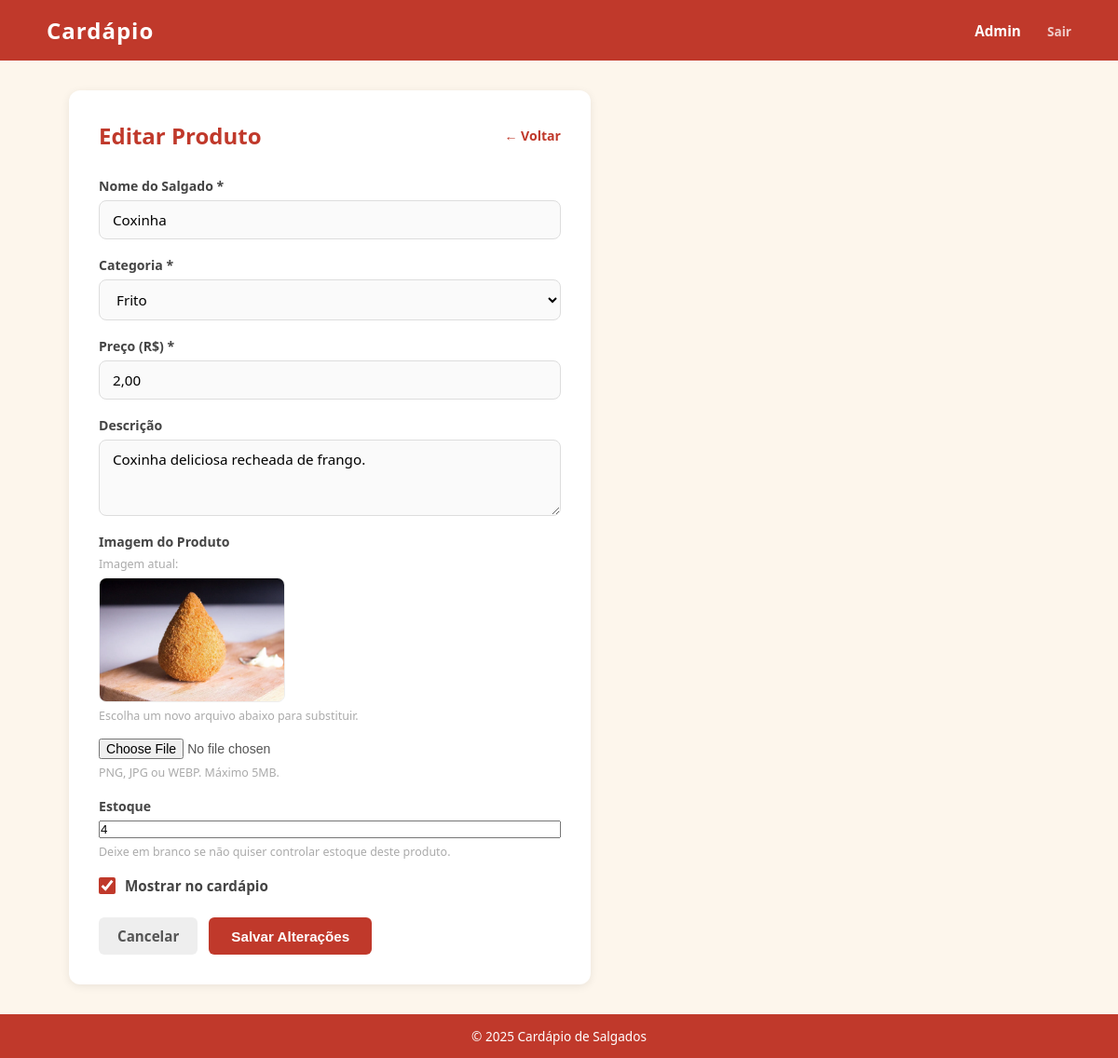
Screenshot of /admin/editar/1 (signed in) with the database file from the repository.
### app.py (models this page shows)
class Produto(db.Model):
    id = db.Column(db.Integer, primary_key=True)
    nome = db.Column(db.String(100), nullable=False)
    descricao = db.Column(db.Text, nullable=True)
    preco = db.Column(db.String(20), nullable=False)
    categoria = db.Column(db.String(50), nullable=False)
    imagem = db.Column(db.String(200), nullable=True)
    visivel = db.Column(db.Boolean, default=True)
    estoque = db.Column(db.Integer, nullable=True, default=None)

### app.py (the view, shortened to what this page needs)
@app.route('/admin/editar/<int:id>', methods=['GET', 'POST'])
@login_necessario
def editar_produto(id):
    produto = Produto.query.get_or_404(id)
    return render_template('editar_produto.html', produto=produto)

### app.py (called while the page is built)
def login_necessario(f):
    @wraps(f)
    def verificar(*args, **kwargs):
        if not session.get('admin_logado'):
            return redirect(url_for('login'))
        return f(*args, **kwargs)
    return verificar

### templates/editar_produto.html (shortened to what this page needs)
{% extends 'index.html' %}
{% block conteudo %}
<div class="form-container">
    <div class="form-titulo">
        <h2>Editar Produto</h2>
        <a href="{{ url_for('admin') }}" class="voltar">← Voltar</a>
    </div>
    <form method="POST" action="{{ url_for('editar_produto', id=produto.id) }}" enctype="multipart/form-data">
        <div class="form-group">
            <label for="nome">Nome do Salgado *</label>
            <input type="text" id="nome" name="nome" value="{{ produto.nome }}" required>
        </div>
        <div class="form-group">
            <label for="categoria">Categoria *</label>
            <select id="categoria" name="categoria" required>
                {% for cat in ['Frito', 'Assado', 'Enrolado', 'Especial'] %}
                    <option value="{{ cat }}" {{ 'selected' if produto.categoria == cat }}>{{ cat }}</option>
                {% endfor %}
            </select>
        </div>
        <div class="form-group">
            <label for="preco">Preço (R$) *</label>
            <input type="text" id="preco" name="preco" value="{{ produto.preco }}" required>
        </div>
        <div class="form-group">
            <label for="descricao">Descrição</label>
            <textarea id="descricao" name="descricao" rows="3">{{ produto.descricao or '' }}</textarea>
        </div>
        <div class="form-group">
            <label for="imagem">Imagem do Produto</label>
            {% if produto.imagem %}
            <div class="imagem-atual">
                <p class="hint">Imagem atual:</p>
                <img src="{{ url_for('static', filename='uploads/' + produto.imagem) }}" alt="{{ produto.nome }}" class="preview-atual">
                <p class="hint">Escolha um novo arquivo abaixo para substituir.</p>
            </div>
            {% endif %}
            <input type="file" id="imagem" name="imagem" accept=".jpg,.jpeg,.png,.webp">
            <span class="hint">PNG, JPG ou WEBP. Máximo 5MB.</span>
        </div>
        <div class="form-group">
            <label for="estoque">Estoque</label>
            <input type="number" id="estoque" name="estoque" min="0"
                   value="{{ produto.estoque if produto.estoque is not none else '' }}"
                   placeholder="Deixe vazio para ilimitado">
            <span class="hint">Deixe em branco se não quiser controlar estoque deste produto.</span>
        </div>
        <div class="form-group form-check">
            <input type="checkbox" id="visivel" name="visivel" {{ 'checked' if produto.visivel }}>
            <label for="visivel">Mostrar no cardápio</label>
        </div>
        <div class="form-actions">
            <a href="{{ url_for('admin') }}" class="btn btn-cancelar">Cancelar</a>
            <button type="submit" class="btn btn-salvar">Salvar Alterações</button>
        </div>
    </form>
</div>
{% endblock %}

### static/css/style.css (style rules this page uses)
* { margin: 0; padding: 0; box-sizing: border-box; }
body { font-family: 'Segoe UI', Tahoma, Geneva, Verdana, sans-serif; background-color: #fdf6ec; color: #333; display: flex; flex-direction: column; min-height: 100vh; }
.btn { display: inline-block; padding: 7px 14px; border-radius: 6px; font-size: 0.82rem; font-weight: 600; border: none; cursor: pointer; text-decoration: none; transition: opacity 0.2s, background-color 0.2s; white-space: nowrap; }
.btn-salvar { background-color: #c0392b; color: white; padding: 10px 24px; font-size: 0.95rem; }
.btn-cancelar { background-color: #eee; color: #555; padding: 10px 20px; font-size: 0.95rem; }
.form-container { background: white; border-radius: 12px; padding: 32px; max-width: 560px; box-shadow: 0 2px 10px rgba(0,0,0,0.08); }
.form-titulo { display: flex; justify-content: space-between; align-items: center; margin-bottom: 28px; }
.form-titulo h2 { color: #c0392b; font-size: 1.5rem; }
.voltar { font-size: 0.88rem; color: #c0392b; text-decoration: none; font-weight: 600; }
.form-group { margin-bottom: 18px; display: flex; flex-direction: column; gap: 6px; }
.form-group label { font-weight: 600; font-size: 0.88rem; color: #444; }
.form-group input[type="text"], .form-group select, .form-group textarea { border: 1px solid #ddd; border-radius: 8px; padding: 10px 14px; font-size: 0.95rem; font-family: inherit; outline: none; transition: border-color 0.2s; background: #fafafa; }
.form-group input[type="file"] { font-size: 0.88rem; color: #555; }
.hint { font-size: 0.78rem; color: #aaa; }
.form-check { flex-direction: row; align-items: center; gap: 10px; }
.form-check input[type="checkbox"] { width: 18px; height: 18px; cursor: pointer; accent-color: #c0392b; }
.form-check label { font-size: 0.95rem; cursor: pointer; }
.form-actions { display: flex; gap: 12px; margin-top: 24px; }
.preview-box img, .preview-atual { max-width: 200px; max-height: 160px; object-fit: cover; border-radius: 8px; border: 1px solid #eee; display: block; }
.imagem-atual { display: flex; flex-direction: column; gap: 6px; margin-bottom: 10px; }

### rows the page displays
Produto: nome "Coxinha", preco "2,00", descricao "Coxinha deliciosa recheada de frango.", imagem (picture), estoque "4"

### other values shown
form field categoria "Frito"
